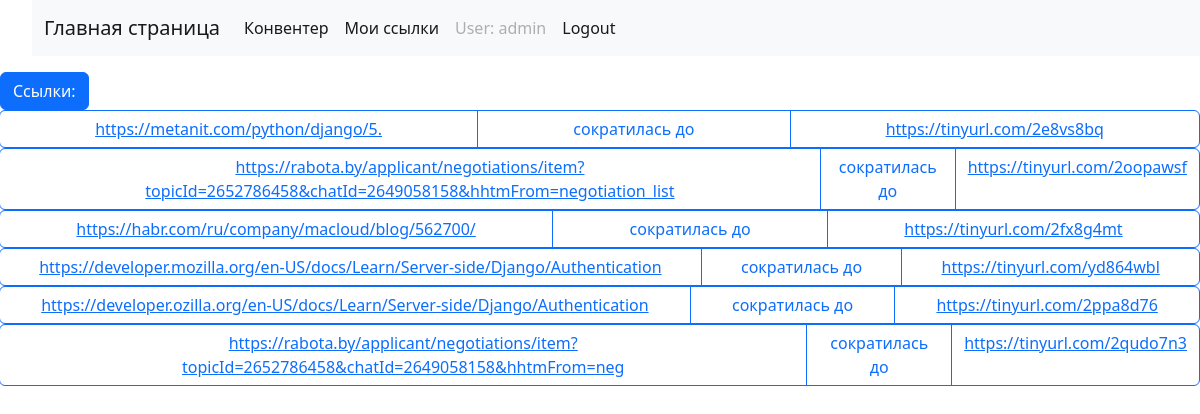
Screenshot of /myurls/ (signed in) with the database file from the repository.
### url_conventer/models.py (models this page shows, shortened)
class Urls(models.Model):
    original_url = models.URLField(help_text='Оригинальная ссылка')
    cut_url = models.URLField(max_length=30)
    using = models.ForeignKey(User, on_delete=models.SET_NULL, null=True, blank=True)

### url_conventer/views.py (the view)
# urls.py: path('myurls/', UrlsByUser.as_view(), name='my_urls'),
class UrlsByUser(LoginRequiredMixin,generic.ListView):
    model = Urls
    template_name ='usersurls.html'
    paginate_by = 10
    def get_queryset(self):
        c = Urls.objects.filter(using=self.request.user).count()
        return Urls.objects.filter(using=self.request.user)

### url_conventer/templates/usersurls.html (shortened to what this page needs)
{% extends "basic.html" %}
{% block content %}
    <button type="button" class="btn btn-primary">Ссылки:
</button>
    {% if urls_list %}
    <ul class="list-group">
      {% for url in urls_list %}
        <div class="btn-group" role="group" aria-label="Basic checkbox toggle button group">
  <label class="btn btn-outline-primary" for="btncheck1"><a href=>{{url.original_url}}</a></label>
  <label class="btn btn-outline-primary" for="btncheck2">сократилась до</label>
  <label class="btn btn-outline-primary" for="btncheck3"><a href=>{{url.cut_url}}</a></label>
</div>
      {% endfor %}
    </ul>
    {% else %}
      <p>There are no urls</p>
    {% endif %}
{% endblock %}

### url_conventer/templates/basic.html (shortened to what this page needs)
<!DOCTYPE html>
<html lang="en">
<head>
    <link href="https://cdn.jsdelivr.net/npm/bootstrap@5.2.0-beta1/dist/css/bootstrap.min.css" rel="stylesheet">
</head>
<body>
<ul>
<nav class="navbar navbar-expand-lg bg-light">
  <div class="container-fluid">
    <a class="navbar-brand" href="{% url 'main_page'%}">Главная страница</a>
    <div class="collapse navbar-collapse" id="navbarNav">
        <ul class="navbar-nav">
            <li class="nav-item">
                <li class="nav-item">
          <a class="nav-link active" aria-current="page" href="{% url 'conventer'%}">Конвентер</a>
        </li>
             {% if user.is_authenticated %}
            <li class="nav-item">
          <a class="nav-link active" aria-current="page" href="{% url 'my_urls'%}">Мои ссылки</a>
        </li>
     <li class="nav-link disabled">User: {{ user.get_username }}</li>
     <li><a class="nav-link active" aria-current="page" href="{% url 'logout'%}?next={{request.path}}">Logout</a></li>
   {% else %}
     <li><a class="nav-link active" aria-current="page" href="{% url 'login'%}?next={{request.path}}">Login</a></li>
   {% endif %}
        </li>
      </ul>
    </div>
  </div>
</nav>
</ul>
{% block content %}
{% endblock %}
</body>
</html>

### rows the page displays
Urls: original_url "https://metanit.com/python/django/5.", cut_url "https://tinyurl.com/2e8vs8bq"
Urls: original_url "https://rabota.by/applicant/negotiations/item?topicId=2652786458&chatId=2649058158&hhtmFrom=negotiation_list", cut_url "https://tinyurl.com/2oopawsf"
Urls: original_url "https://habr.com/ru/company/macloud/blog/562700/", cut_url "https://tinyurl.com/2fx8g4mt"
Urls: original_url "https://developer.mozilla.org/en-US/docs/Learn/Server-side/Django/Authentication", cut_url "https://tinyurl.com/yd864wbl"
Urls: original_url "https://developer.ozilla.org/en-US/docs/Learn/Server-side/Django/Authentication", cut_url "https://tinyurl.com/2ppa8d76"
Urls: original_url "https://rabota.by/applicant/negotiations/item?topicId=2652786458&chatId=2649058158&hhtmFrom=neg", cut_url "https://tinyurl.com/2qudo7n3"

### other values shown
{{ user.get_username }} "admin"
